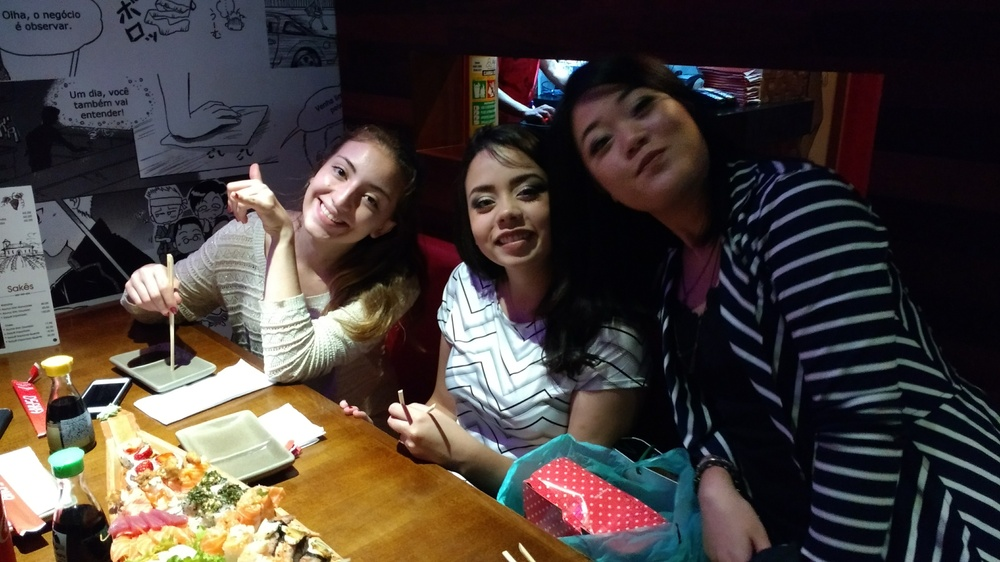
#> input picture opencv/1-basic/9-Histograms/yukari.jpg, 1000 x 562 px, shrunk from 4160 x 2340 before the run
$ python 3-equalization.py
#> lines starting #> are read from the running program, lines starting #| are printed output that depends on the picture
import cv2
import numpy as np
from matplotlib import pyplot as plt
'''
img = cv2.imread('neblina.jpg', 0)

hist,bins = np.histogram(img.flatten(),256,[0,256])

cdf = hist.cumsum()
cdf_normalized = cdf * hist.max()/ cdf.max()

plt.plot(cdf_normalized, color = 'b')
plt.hist(img.flatten(),256,[0,256], color = 'r')
plt.xlim([0,256])
plt.legend(('cdf','histogram'), loc = 'upper left')
plt.show()


equ = cv2.equalizeHist(img)
res = np.hstack((img, equ))
plt.imshow(res, 'gray')
plt.show()
'''

#equalize color
img_color = cv2.imread('yukari.jpg')
#> img_color is the input picture: shape (562, 1000, 3); mean B, G, R 59.4, 63.3, 72.1
img_yuv = cv2.cvtColor(img_color, cv2.COLOR_BGR2YUV)
#> img_yuv: shape (562, 1000, 3); mean of channels 0, 1, 2 65.5, 125, 133.8

clahe = cv2.createCLAHE(clipLimit=2.0, tileGridSize=(8,8))
img_yuv[:,:,0] = clahe.apply(img_yuv[:,:,0])
#> img_yuv: shape (562, 1000, 3); mean of channels 0, 1, 2 81.1, 125, 133.8
#img_yuv[:,:,0] = cv2.equalizeHist(img_yuv[:,:,0])

plt.subplot(2,1,2)
hist = cv2.calcHist([img_yuv[:,:,0]],[0],None,[256],[0,256])
#> hist = 256 values, max 18801 at index 12, min 19 at index 0, mean 2195.3
plt.plot(hist)
plt.xlim([0,256])

plt.subplot(2,1,1)
img_output = cv2.cvtColor(img_yuv, cv2.COLOR_YUV2BGR)
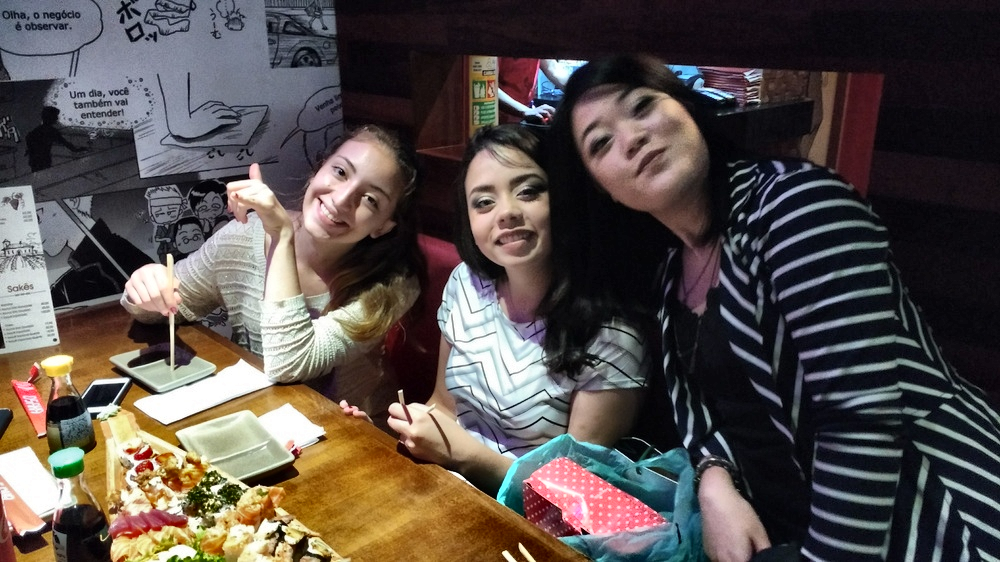
#> img_output: shape (562, 1000, 3); mean B, G, R 75, 78.9, 87.5

img_color = img_color[:,:,::-1]
img_output = img_output[:,:,::-1]
res = np.hstack((img_color, img_output))
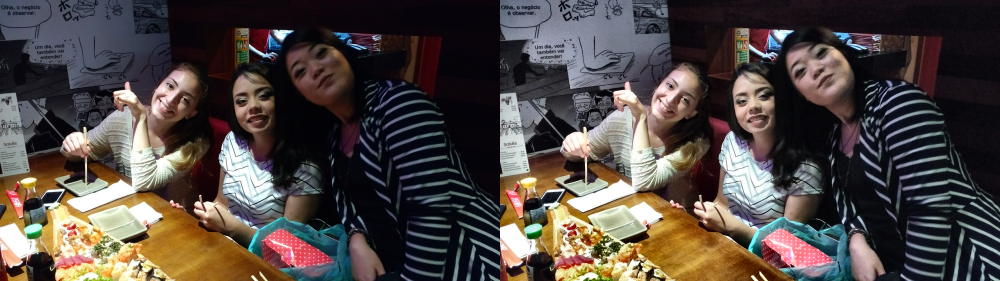
#> res: shape (562, 2000, 3) (shown at 1/2 size); mean R, G, B 79.8, 71.1, 67.2
plt.imshow(res)
plt.show()
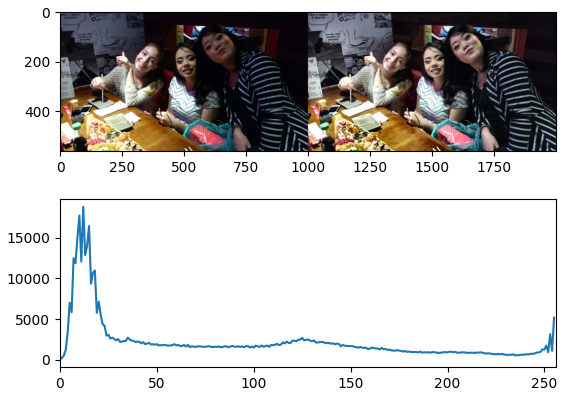
#> figure drawn by matplotlib, 2 panels; panel 1: curve peaks at x = 12, y = 18801

$ run again, with opencv/1-basic/9-Histograms/familia.jpg copied over opencv/1-basic/9-Histograms/yukari.jpg
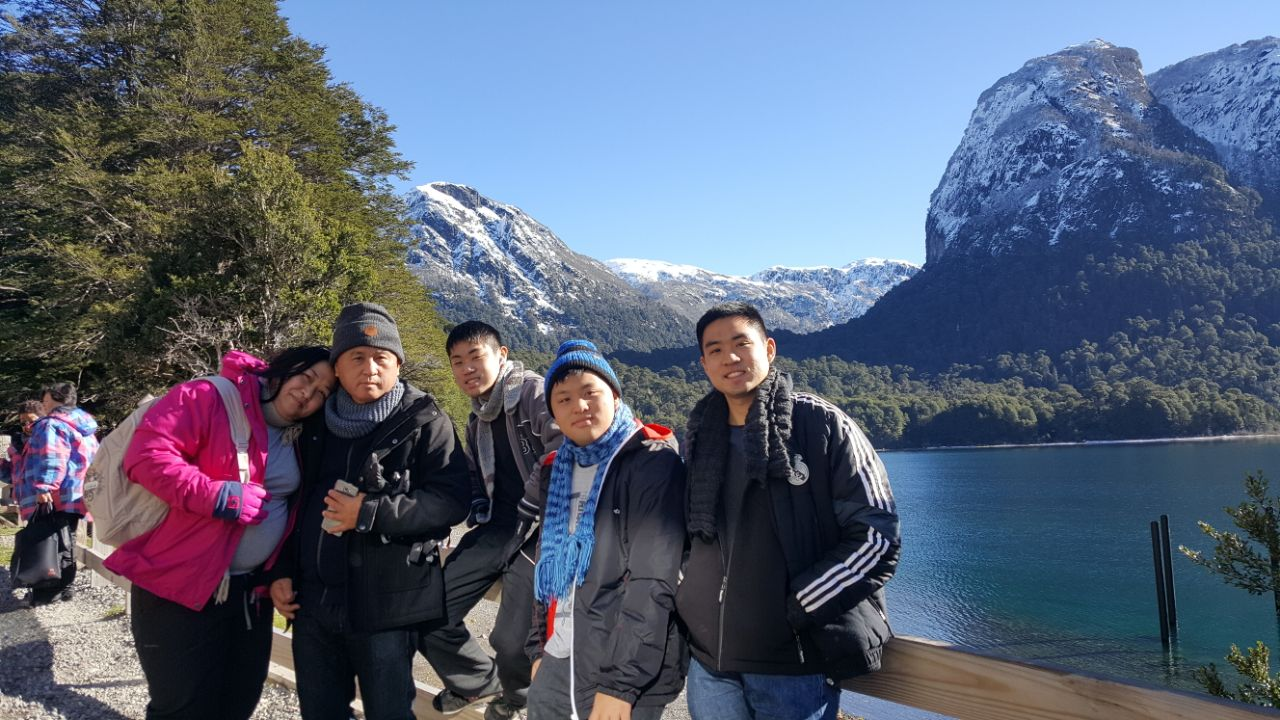
#> input picture opencv/1-basic/9-Histograms/familia.jpg, 1280 x 720 px
#> img_color is the input picture: shape (720, 1280, 3); mean B, G, R 117, 97.7, 87.7
#> hist = 256 values, max 6981 at index 183, min 79 at index 0, mean 3600
#> `res = np.hstack((img_color, img_output))`:
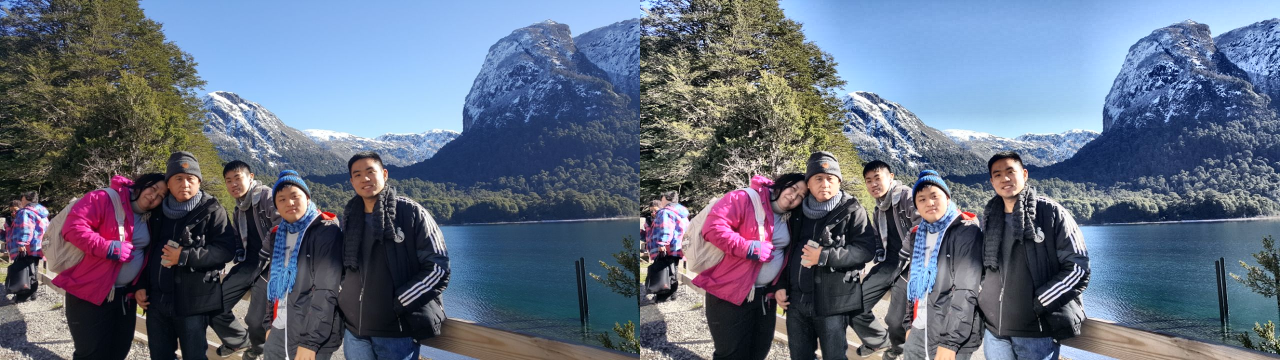
#> res: shape (720, 2560, 3) (shown at 1/2 size); mean R, G, B 97.7, 107.8, 126.8
#> `plt.show()`:
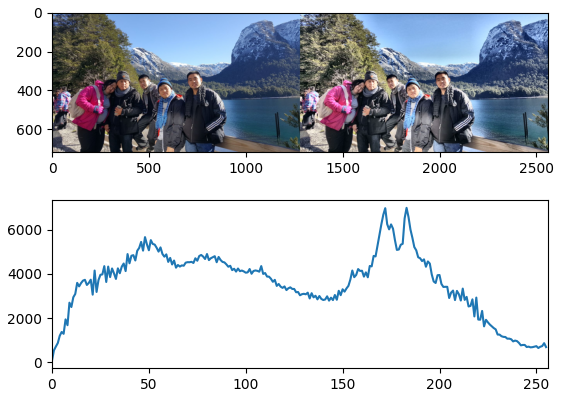
#> figure drawn by matplotlib, 2 panels; panel 1: curve peaks at x = 183, y = 6981
